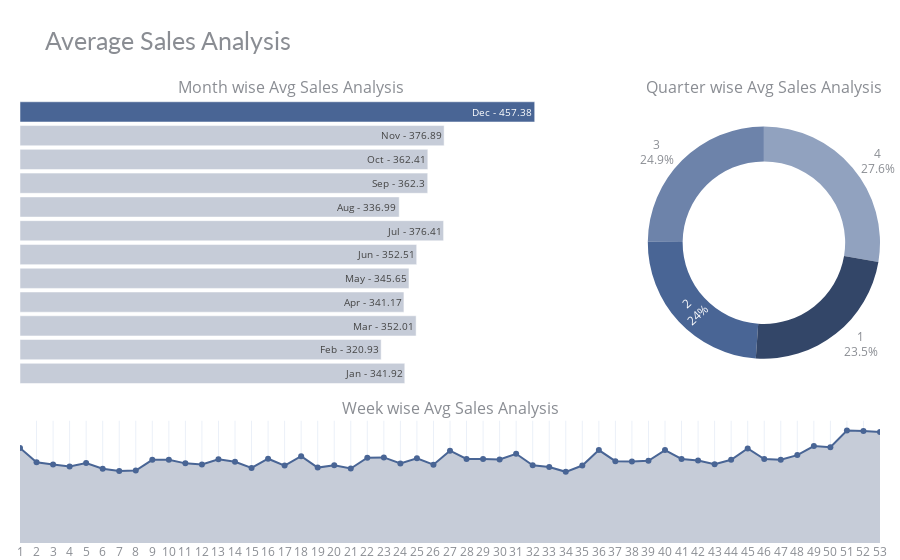

The cell this chart's notebook holds for it:
### Markdown cell above
<h1 style="color:#496595"> Average Sales Analysis: Time Series 📈 </h1>

### Code cell
# data
df_m_sa = df_train1.groupby('month').agg({"sales" : "mean"}).reset_index()
df_m_sa['sales'] = round(df_m_sa['sales'],2)
df_m_sa['month_text'] = df_m_sa['month'].apply(lambda x: calendar.month_abbr[x])
df_m_sa['text'] = df_m_sa['month_text'] + ' - ' + df_m_sa['sales'].astype(str) 

df_w_sa = df_train1.groupby('week').agg({"sales" : "mean"}).reset_index() 
df_q_sa = df_train1.groupby('quarter').agg({"sales" : "mean"}).reset_index() 
# chart color
df_m_sa['color'] = '#496595'
df_m_sa['color'][:-1] = '#c6ccd8'
df_w_sa['color'] = '#c6ccd8'

# chart
fig = make_subplots(rows=2, cols=2, vertical_spacing=0.08,
                    row_heights=[0.7, 0.3], 
                    specs=[[{"type": "bar"}, {"type": "pie"}],
                           [{"colspan": 2}, None]],
                    column_widths=[0.7, 0.3],
                    subplot_titles=("Month wise Avg Sales Analysis", "Quarter wise Avg Sales Analysis", 
                                    "Week wise Avg Sales Analysis"))

fig.add_trace(go.Bar(x=df_m_sa['sales'], y=df_m_sa['month'], marker=dict(color= df_m_sa['color']),
                     text=df_m_sa['text'],textposition='auto',
                     name='Month', orientation='h'), 
                     row=1, col=1)
fig.add_trace(go.Pie(values=df_q_sa['sales'], labels=df_q_sa['quarter'], name='Quarter',
                     marker=dict(colors=['#334668','#496595','#6D83AA','#91A2BF','#C8D0DF']), hole=0.7,
                     hoverinfo='label+percent+value', textinfo='label+percent'), 
                     row=1, col=2)
fig.add_trace(go.Scatter(x=df_w_sa['week'], y=df_w_sa['sales'], mode='lines+markers', fill='tozeroy', fillcolor='#c6ccd8',
                     marker=dict(color= '#496595'), name='Week'), 
                     row=2, col=1)

# styling
fig.update_yaxes(visible=False, row=1, col=1)
fig.update_xaxes(visible=False, row=1, col=1)
fig.update_xaxes(tickmode = 'array', tickvals=df_w_sa.week, ticktext=[i for i in range(1,53)], 
                 row=2, col=1)
fig.update_yaxes(visible=False, row=2, col=1)
fig.update_layout(height=750, bargap=0.15,
                  margin=dict(b=0,r=20,l=20), 
                  title_text="Average Sales Analysis",
                  template="plotly_white",
                  title_font=dict(size=25, color='#8a8d93', family="Lato, sans-serif"),
                  font=dict(color='#8a8d93'),
                  hoverlabel=dict(bgcolor="#f2f2f2", font_size=13, font_family="Lato, sans-serif"),
                  showlegend=False)
fig.show()

### Figure 1 — Plotly figure (JSON) as saved in the notebook; plotly's stock layout.template omitted (floating-point values rounded to 4 significant figures)
{"data": [{"marker": {"color": ["#c6ccd8", "#c6ccd8", "#c6ccd8", "#c6ccd8", "#c6ccd8", "#c6ccd8", "#c6ccd8", "#c6ccd8", "#c6ccd8", "#c6ccd8", "#c6ccd8", "#496595"]}, "name": "Month", "orientation": "h", "text": ["Jan - 341.92", "Feb - 320.93", "Mar - 352.01", "Apr - 341.17", "May - 345.65", "Jun - 352.51", "Jul - 376.41", "Aug - 336.99", "Sep - 362.3", "Oct - 362.41", "Nov - 376.89", "Dec - 457.38"], "textposition": "auto", "type": "bar", "x": [341.9, 320.9, 352.0, 341.2, 345.6, 352.5, 376.4, 337.0, 362.3, 362.4, 376.9, 457.4], "xaxis": "x", "y": [1, 2, 3, 4, 5, 6, 7, 8, 9, 10, 11, 12], "yaxis": "y"}, {"domain": {"x": [0.73, 1], "y": [0.356, 1]}, "hole": 0.7, "hoverinfo": "label+percent+value", "labels": [1, 2, 3, 4], "marker": {"colors": ["#334668", "#496595", "#6D83AA", "#91A2BF", "#C8D0DF"]}, "name": "Quarter", "textinfo": "label+percent", "type": "pie", "values": [338.8, 346.5, 359.3, 399.2]}, {"fill": "tozeroy", "fillcolor": "#c6ccd8", "marker": {"color": "#496595"}, "mode": "lines+markers", "name": "Week", "type": "scatter", "x": [1, 2, 3, 4, 5, 6, 7, 8, 9, 10, 11, 12, 13, 14, 15, 16, 17, 18, 19, 20, 21, 22, 23, 24, 25, 26, 27, 28, 29, 30, 31, 32, 33, 34, 35, 36, 37, 38, 39, 40, 41, 42, 43, 44, 45, 46, 47, 48, 49, 50, 51, 52, 53], "xaxis": "x2", "y": [409.1, 347.5, 338.1, 329.2, 344.2, 320.1, 310.4, 311.9, 358.2, 358.6, 343.0, 338.4, 360.5, 350.2, 323.5, 363.1, 333.5, 374.1, 324.7, 334.4, 321.1, 367.7, 368.6, 342.2, 364.8, 337.2, 397.5, 362.0, 361.4, 359.6, 384.2, 334.7, 327.5, 306.6, 333.6, 400.3, 352.6, 351.5, 354.2, 400.3, 362.2, 354.9, 339.6, 358.8, 407.3, 361.6, 358.7, 378.6, 417.3, 412.9, 484.2, 482.9, 478.2], "yaxis": "y2"}], "layout": {"annotations": [{"font": {"size": 16}, "showarrow": false, "text": "Month wise Avg Sales Analysis", "x": 0.315, "xanchor": "center", "xref": "paper", "y": 1, "yanchor": "bottom", "yref": "paper"}, {"font": {"size": 16}, "showarrow": false, "text": "Quarter wise Avg Sales Analysis", "x": 0.865, "xanchor": "center", "xref": "paper", "y": 1, "yanchor": "bottom", "yref": "paper"}, {"font": {"size": 16}, "showarrow": false, "text": "Week wise Avg Sales Analysis", "x": 0.5, "xanchor": "center", "xref": "paper", "y": 0.276, "yanchor": "bottom", "yref": "paper"}], "autosize": true, "bargap": 0.15, "font": {"color": "#8a8d93"}, "hoverlabel": {"bgcolor": "#f2f2f2", "font": {"family": "Lato, sans-serif", "size": 13}}, "margin": {"b": 0, "l": 20, "r": 20}, "showlegend": false, "title": {"font": {"color": "#8a8d93", "family": "Lato, sans-serif", "size": 25}, "text": "Average Sales Analysis"}, "xaxis": {"anchor": "y", "autorange": true, "domain": [0, 0.63], "range": [0, 481.5], "type": "linear", "visible": false}, "xaxis2": {"anchor": "y2", "autorange": true, "domain": [0, 1], "range": [1, 53], "tickmode": "array", "ticktext": [1, 2, 3, 4, 5, 6, 7, 8, 9, 10, 11, 12, 13, 14, 15, 16, 17, 18, 19, 20, 21, 22, 23, 24, 25, 26, 27, 28, 29, 30, 31, 32, 33, 34, 35, 36, 37, 38, 39, 40, 41, 42, 43, 44, 45, 46, 47, 48, 49, 50, 51, 52], "tickvals": [1, 2, 3, 4, 5, 6, 7, 8, 9, 10, 11, 12, 13, 14, 15, 16, 17, 18, 19, 20, 21, 22, 23, 24, 25, 26, 27, 28, 29, 30, 31, 32, 33, 34, 35, 36, 37, 38, 39, 40, 41, 42, 43, 44, 45, 46, 47, 48, 49, 50, 51, 52, 53], "type": "linear"}, "yaxis": {"anchor": "x", "autorange": true, "domain": [0.356, 1], "range": [0.5, 12.5], "type": "linear", "visible": false}, "yaxis2": {"anchor": "x2", "autorange": true, "domain": [0, 0.276], "range": [0, 521.5], "type": "linear", "visible": false}}}
